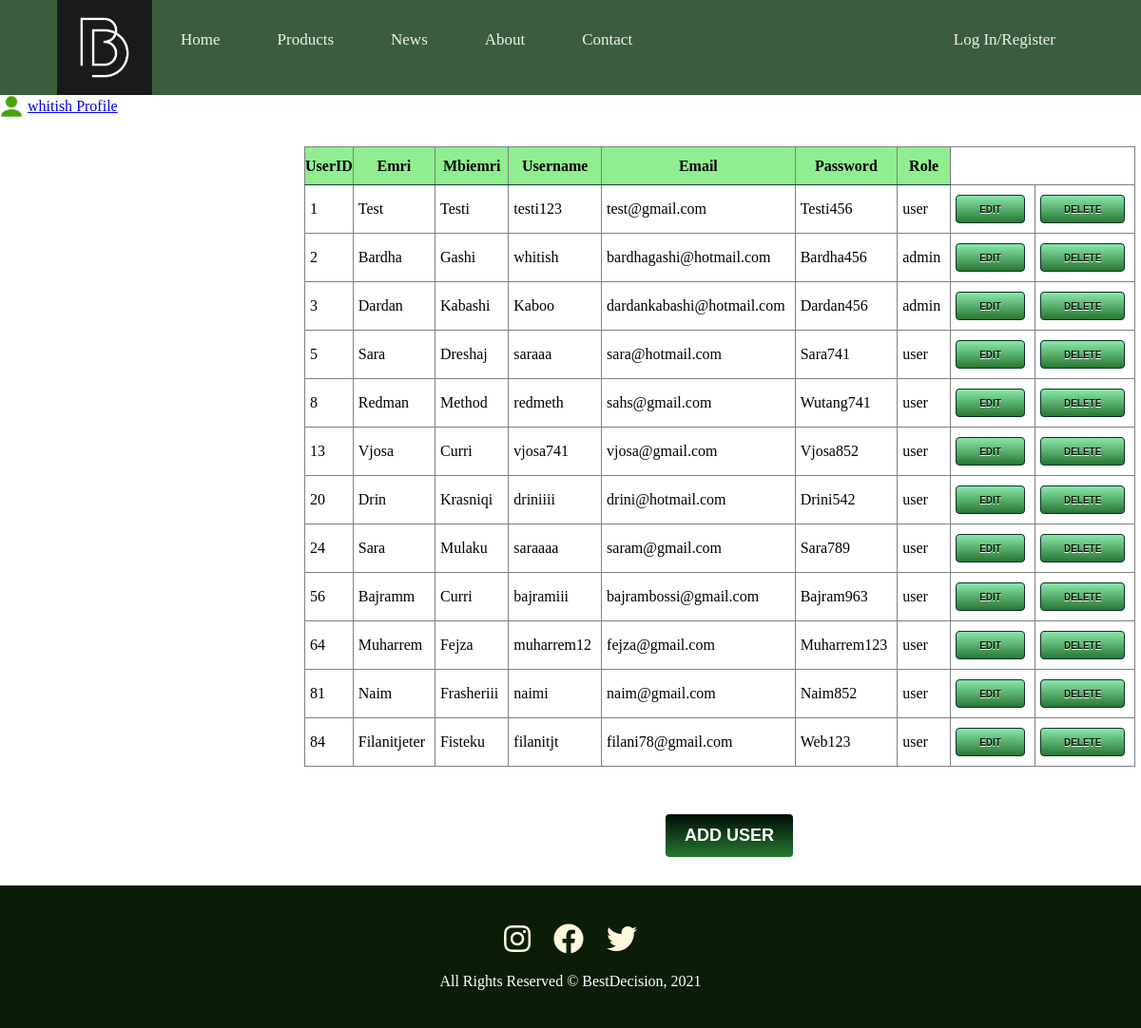
/manageUsers.php (signed in), run on the app's committed database.
### tables this page shows
CREATE TABLE `users` (
  `UserID` int(11) NOT NULL,
  `Emri` varchar(50) NOT NULL,
  `Mbiemri` varchar(50) NOT NULL,
  `Username` varchar(50) NOT NULL,
  `Email` varchar(50) NOT NULL,
  `Password` varchar(50) NOT NULL,
  `Role` varchar(50) NOT NULL
);

### repository/userRepository.php (called while the page is built, shortened)
<?php
class UserRepository{
    private $connection;
    function __construct(){
        $conn = new DatabaseConnection;
        $this->connection = $conn->startConnection();
    }
    function getAllUsers(){
        $conn = $this->connection;
        $sql = "SELECT * FROM users";
        $statement = $conn->query($sql);
        $users = $statement->fetchAll();
        return $users;
    }
}
?>

### manageUsers.php (the view, shortened to what this page needs)
<?php
include 'includes/header.php';
if(!isset($_SESSION['username'])){
 header("location:logIn.php");
}else{
?>
<!DOCTYPE html>
<html>
<head>
    <link rel="stylesheet" type="text/css" href="css/main.css">
    <link rel="stylesheet" href="https://cdnjs.cloudflare.com/ajax/libs/font-awesome/5.13.0/css/all.min.css">
</head>
<div class="account">
				<img class="nav-link" src="img/avatar.png" alt="avatar-icon" height="24px">
				<?php if(isset($_SESSION['username'])){
					echo "<p class='nav-link'><a href='dashboard.php'>".$_SESSION['username']." Profile</a></p>";
				}
				else{
					echo "<p class='nav-link'><a href='logIn.php' target='_blank'>Account</a></p>";
				}
					?>
			</div>
<body>
<div style="overflow-x: auto;">
<table border="1">
    <tr style="background-color: lightgreen;">
                 <th>UserID</th>
                 <th>Emri</th>
                 <th>Mbiemri</th>
                 <th>Username</th>
                 <th>Email</th>
                 <th>Password</th>
                 <th>Role</th>
             </tr>
             <?php
             include_once './repository/userRepository.php';
             $userRepository = new UserRepository();
             $users = $userRepository->getAllUsers();
             foreach($users as $user){
                echo
                "
                <tr>
                     <td>$user[UserID]</td>
                     <td>$user[Emri]</td>
                     <td>$user[Mbiemri] </td>
                     <td>$user[Username] </td>
                     <td>$user[Email] </td>
                     <td>$user[Password] </td>
                     <td>$user[Role] </td>
                     <td> <a href='edit-User.php?id=$user[UserID]'>
                     <input class = 'btn' type='submit' value='EDIT'>
                  </a></td>
                  <td> <a href='delete-User.php?id=$user[UserID]'>
                  <input class = 'btn' type='submit' value='DELETE'>
               </a></td>
                </tr>
                ";
             }
             ?>
    </table>
    <a href='addUser.php' style>
			<input class="addbtn" type="submit" value="ADD USER">
		</a>
            </div>
    <?php include_once 'includes/footer.php'; ?>
</body>
</html>
<?php } ?>

### css/main.css (style rules this page uses)
* { margin: 0; padding: 0; }
input[type=submit] { background-color: darkslategray; color: white; padding: 12px 20px; border: none; border-radius: 4px; cursor: pointer; }
table { border-collapse: collapse; margin-left: 320px; margin-top: 30px; margin-bottom: 50px; }
table th { border-bottom: 1px solid rgb(15, 69, 50); height: 40px; }
table td { padding-right:10px; padding-left: 5px; }
table .btn { background:linear-gradient(to bottom, #85e2a5 5%, #287732 100%); border:1px solid #0b312b; color:rgb(3, 26, 3); font-family:Arial; font-size: 10px; font-weight:bold; padding:6px 24px; text-shadow:0px 1px 0px #ffffff; height: 30px; margin-top: 10px; margin-bottom: 10px; align-items: center; }
.addbtn { background:linear-gradient(to bottom, #011207 5%, #287732 100%); border:1px solid #0b312b; color:rgb(23, 66, 22); font-family:Arial; font-size:18px; font-weight:bold; cursor: pointer; margin-left: 700px; margin-bottom: 0px; margin-bottom: 30px; }
.account { display: flex; align-items: center; }
.account p { padding-left: 5px; }

### data on the page
users: UserID "1", Emri "Test", Mbiemri "Testi", Username "testi123", Email "test@gmail.com", Password "Testi456", Role "user"
users: UserID "2", Emri "Bardha", Mbiemri "Gashi", Username "whitish", Email "bardhagashi@hotmail.com", Password "Bardha456", Role "admin"
users: UserID "3", Emri "Dardan", Mbiemri "Kabashi", Username "Kaboo", Email "dardankabashi@hotmail.com", Password "Dardan456", Role "admin"
users: UserID "5", Emri "Sara", Mbiemri "Dreshaj", Username "saraaa", Email "sara@hotmail.com", Password "Sara741", Role "user"
users: UserID "8", Emri "Redman", Mbiemri "Method", Username "redmeth", Email "sahs@gmail.com", Password "Wutang741", Role "user"
users: UserID "13", Emri "Vjosa", Mbiemri "Curri", Username "vjosa741", Email "vjosa@gmail.com", Password "Vjosa852", Role "user"
users: UserID "20", Emri "Drin", Mbiemri "Krasniqi", Username "driniiii", Email "drini@hotmail.com", Password "Drini542", Role "user"
users: UserID "24", Emri "Sara", Mbiemri "Mulaku", Username "saraaaa", Email "saram@gmail.com", Password "Sara789", Role "user"
users: UserID "56", Emri "Bajramm", Mbiemri "Curri", Username "bajramiii", Email "bajrambossi@gmail.com", Password "Bajram963", Role "user"
users: UserID "64", Emri "Muharrem", Mbiemri "Fejza", Username "muharrem12", Email "fejza@gmail.com", Password "Muharrem123", Role "user"
users: UserID "81", Emri "Naim", Mbiemri "Frasheriii", Username "naimi", Email "naim@gmail.com", Password "Naim852", Role "user"
users: UserID "84", Emri "Filanitjeter", Mbiemri "Fisteku", Username "filanitjt", Email "filani78@gmail.com", Password "Web123", Role "user"

### other printed values
$_SESSION['username'] "whitish"
